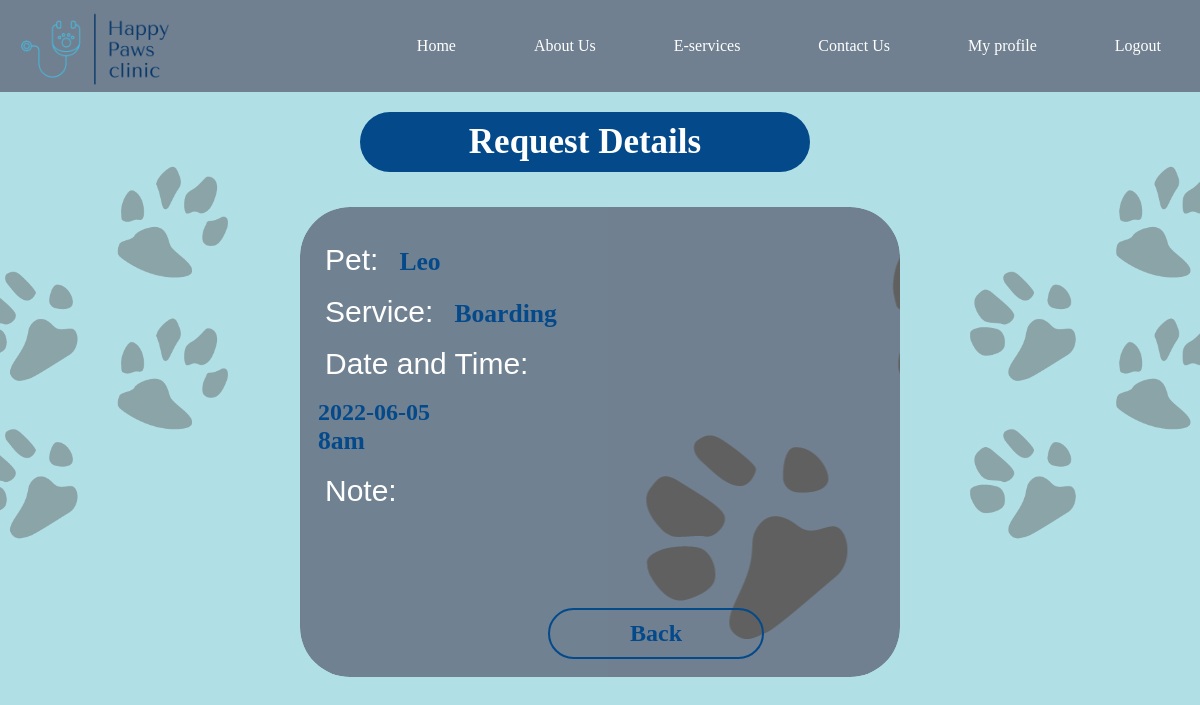
The page /RequestView.php?id_request=61 (signed in) on the database its author committed.
### tables this page shows
CREATE TABLE `request_appointement` (
  `id` int(11) NOT NULL,
  `pet` varchar(50) NOT NULL,
  `service` varchar(50) NOT NULL,
  `day` date NOT NULL,
  `time` varchar(30) NOT NULL,
  `note` varchar(50) NOT NULL,
  `status` varchar(20) NOT NULL,
  `user_id` int(11) NOT NULL
);

### RequestView.php (the view, shortened to what this page needs)
<?php
include 'database_connect.php' ;
$id_request=$_GET['id_request'];
$sql_select_request = "select * from request_appointement where id=$id_request";
$Result_request = mysqli_query($conn, $sql_select_request);
    while ($row_request = mysqli_fetch_object($Result_request))
     {
        $name=$row_request->pet;
        $service=$row_request->service;
        $day=$row_request->day;
        $time=$row_request->time;
    }
?>
<!DOCTYPE html>
<html>
    <head>
 <link rel ="stylesheet" href="css//RequestView_Style.css">
    </head>
    <?php include 'header.php' ?>
    <body class="body_dog_RequestView">
		<h1 class="title_Request">
            Request Details
		</h1>
		<fieldset class="fieldset_dogRequestView" style="height: 470px;">
            <p> <label class="labels">Pet:</label>
                <span class="requestDetails"> <?php echo $name ?> </span>
            </p> <br>
            <p> <label class="labels">Service:</label>
                <span class="requestDetails"> <?php echo $service ?> </span>
            </p> <br>
            <label class="labels">Date and Time:</label>
               <br>  <br>
            <p> <label class="dayChoices"><?php echo $day ?> <br> </label>
                <span class="requestDetails"><?php echo $time ?> </span>
            </p>
             <br>
             <p> <label class="labels">Note:</label> </p>
             <br>
     <?php
   $user= $_SESSION['role'] ;
   if($user=='user'){
    echo ' <a href="UserRequests.php"> <button type = "button" id="backRequestView"> Back </button> </a> ';
   }
    else if($user=='admin'){
        echo '  <a href="Manager_Requests.php"> <button type = "button" id="backRequestView"> Back </button> </a>';
   }
        ?>
        </fieldset>
    </body>
</html>

### css/RequestView_Style.css (style rules this page uses)
.body_dog_RequestView { background-image: url(image//design.png); background-size: cover; background-position: top; font-family: 'Times New Roman', Times, serif; overflow-x: hidden; }
.title_Request { background-color: rgb(4, 73, 138); color: white; position: relative; text-align: center; border-radius: 100px; padding: 10px 50px; font-size: 35px; margin-right: 390px; margin-left: 360px; margin-top:20px; }
.fieldset_dogRequestView { background-image: url(image//fieldset3.png); border-color: transparent; border-radius: 50px; margin: 35px 470px 30px 197px; width: 50%; margin-left: 25%; height: 590px; padding: 34px; padding-right: 16px; padding-left: 16px; }
.labels { font-size: 21px; text-align: left; color: white; border-radius: 5px; margin-top: 70px; margin-bottom: 100px; padding: 7px; padding-bottom: 10px; font-size: 30px; font-weight: normal; margin-right: 10px; font-family: 'Gill Sans', 'Gill Sans MT', Calibri, 'Trebuchet MS', sans-serif; }
.requestDetails { color: rgb(4,73,138) ; font-family:'Times New Roman', Times, serif; font-size: 160%; font-weight: bold; }
.dayChoices { font-size: 150%; font-weight: bold; color: rgb(4, 73, 138); }
#backRequestView { background-color: transparent; position: relative; bottom: -50px; right: -65px; margin: 20px 10px -30px 165px; text-align: center; font-weight: bold; color: #04498A; border-style: solid; border-color: rgb(4, 73, 138); border-radius: 30px; padding: 10px 80px; font-family: 'Times New Roman', Times, serif; font-size: 150%; cursor: pointer; }

### css/style.css (style rules this page uses)
* { margin: 0; padding: 0; box-sizing: border-box; }
body { width: 100%; display: flex; flex-direction: column; }
fieldset label { font-size: 20px; font-weight: bold; }

### rows shown on the page
request_appointement: pet "Leo", service "Boarding", day "2022-06-05", time "8am"
